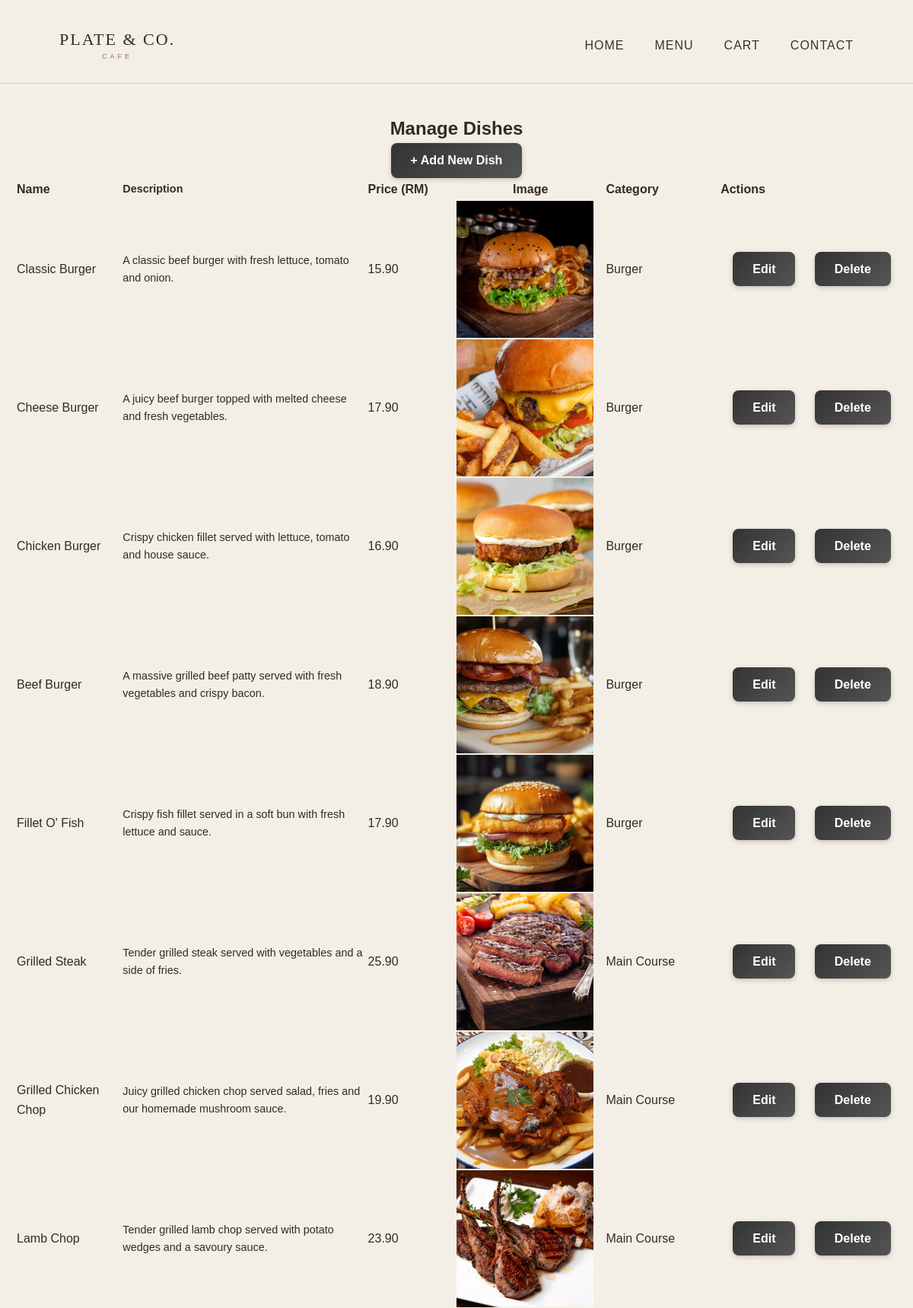
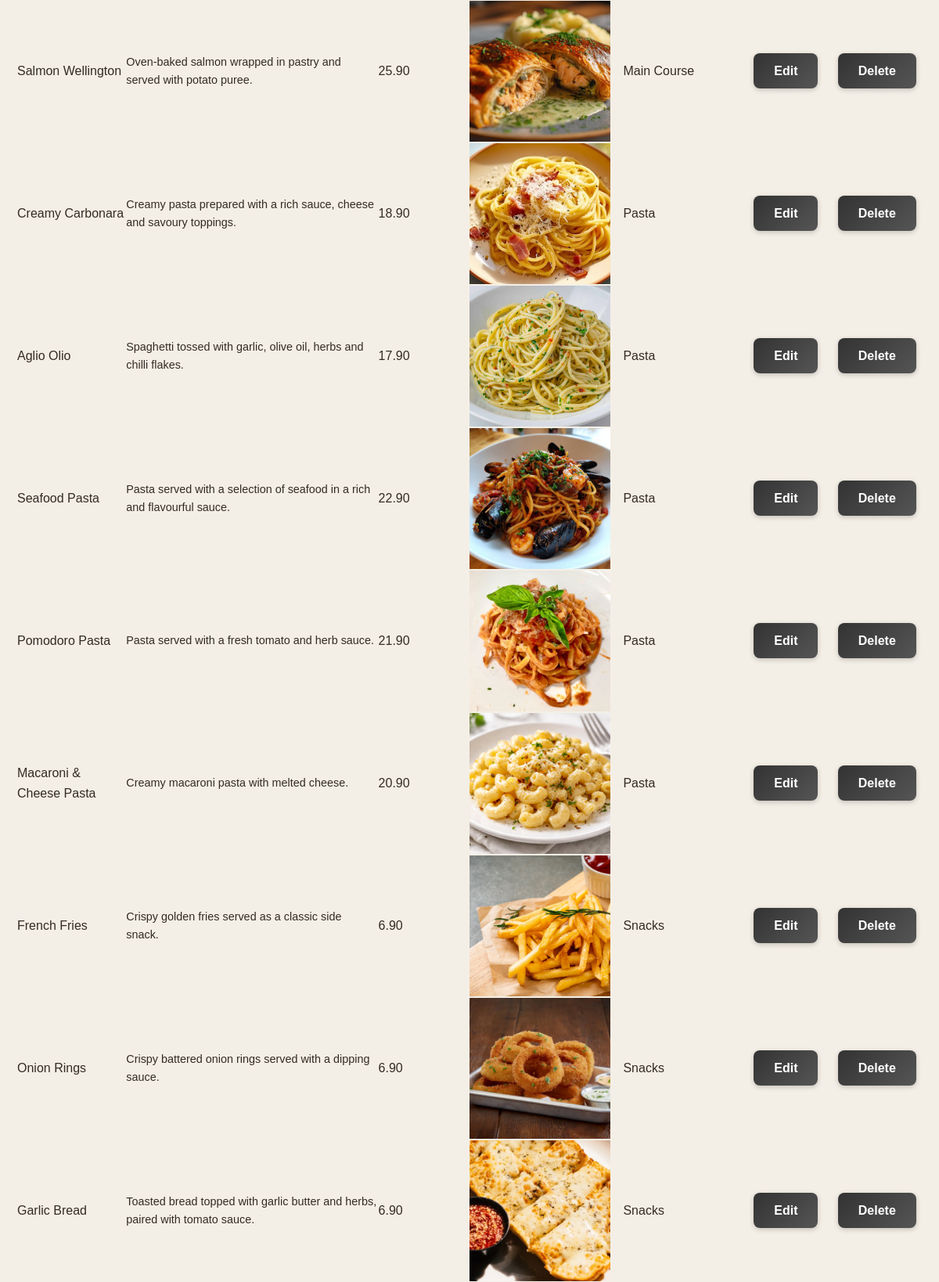
Screenshot of /admin/manage_dishes.php (upper part) with the database file from the repository (2 pictures, top to bottom).
### tables this page shows
CREATE TABLE dishes (
    dish_id INT AUTO_INCREMENT PRIMARY KEY,
    name VARCHAR(100) NOT NULL,
    description TEXT,
    price DECIMAL(6,2) NOT NULL,
    image VARCHAR(255),
    category VARCHAR(50)
);

### admin/manage_dishes.php (the view, shortened to what this page needs)
<?php
$dbHost = 'localhost';
$dbUser = 'root';
$dbPass = '';
$dbName = 'cafe_data';
$port = 3308;
$conn = mysqli_connect($dbHost, $dbUser, $dbPass, $dbName, $port);
$uploadDir = '../images/';
$allowedExtensions = ['png', 'jpg', 'jpeg'];
$maxFileSize = 2 * 1024 * 1024;
$action = $_GET['action'] ?? 'list';
$errors = [];
?>
<!DOCTYPE html>
<html>
<head>
    <link rel="stylesheet" href="../mystyle.css">
</head>
<body>
    <?php include('../includes/header.php'); ?>
    <div id="contentWrapper" class="content">
        <h2>Manage Dishes</h2>
        <?php
        if ($action == 'add') {
            $name = $description = $price = $category = '';
            if ($_SERVER['REQUEST_METHOD'] == 'POST') {
                $name = trim($_POST['name'] ?? '');
                $description = trim($_POST['description'] ?? '');
                $price = trim($_POST['price'] ?? '');
                $category = trim($_POST['category'] ?? '');
                if ($name === '') {
                    $errors['name'] = 'Dish name is required.';
                }
                if ($description === '') {
                    $errors['description'] = 'Description is required.';
                }
                if ($price === '') {
                    $errors['price'] = 'Price is required.';
                } elseif (!preg_match('/^\d+(\.\d{1,2})?$/', $price)) {
                    $errors['price'] = 'Enter a valid price (e.g. 12.90).';
                }
                if ($category === '') {
                    $errors['category'] = 'Category is required.';
                }
                $imagePath = handleImageUpload('image', $uploadDir, $allowedExtensions, $maxFileSize, $errors);
                if (empty($errors)) {
                    $escName = mysqli_real_escape_string($conn, $name);
                    $escDescription = mysqli_real_escape_string($conn, $description);
                    $escPrice = mysqli_real_escape_string($conn, $price);
                    $escImage = mysqli_real_escape_string($conn, $imagePath);
                    $escCategory = mysqli_real_escape_string($conn, $category);
                    $sql = "INSERT INTO dishes (name, description, price, image, category) VALUES ('$escName', '$escDescription', '$escPrice', '$escImage', '$escCategory')";
                    if (mysqli_query($conn, $sql)) {
                        echo '<p>Dish added successfully.</p>';
                    } else {
                        echo '<p>Failed to add dish.</p>';
                    }
                }
            }
            if ($_SERVER['REQUEST_METHOD'] != 'POST' || !empty($errors)) {
                ?>
                <form id="dishForm" action="manage_dishes.php?action=add" method="post" enctype="multipart/form-data">
                    Name<br>
                    <input type="text" id="name" name="name" value="<?php echo htmlspecialchars($name); ?>">
                    <div id="nameError" class="error"><?php echo $errors['name'] ?? ''; ?></div><br>
                    Description<br>
                    <textarea id="description" name="description" rows="4"
                        cols="40"><?php echo htmlspecialchars($description); ?></textarea>
                    <div id="descriptionError" class="error"><?php echo $errors['description'] ?? ''; ?></div><br>
                    Price (RM)<br>
                    <input type="text" id="price" name="price" value="<?php echo htmlspecialchars($price); ?>">
                    <div id="priceError" class="error"><?php echo $errors['price'] ?? ''; ?></div><br>
                    Image (.png, .jpg, .jpeg - max 2MB)<br>
                    <input type="file" id="image" name="image" accept=".png,.jpg,.jpeg">
                    <div id="imageError" class="error"><?php echo $errors['image'] ?? ''; ?></div><br>
                    Category<br>
                    <input type="text" id="category" name="category" value="<?php echo htmlspecialchars($category); ?>">
                    <div id="categoryError" class="error"><?php echo $errors['category'] ?? ''; ?></div><br>
                    <input type="button" value="Add Dish" onclick="validateDishForm()">
                </form>
                <?php
            }
            ?>
            <p><a href='manage_dishes.php'>Back to dish list</a></p>
            <?php
        } else {
            ?>
            <p><a class="add-dish-btn" href="manage_dishes.php?action=add">+ Add New Dish</a></p>
            <?php
            $sql = "SELECT * FROM dishes ORDER BY dish_id ASC";
            $result = mysqli_query($conn, $sql);
            if (!$result || mysqli_num_rows($result) === 0) {
                echo '<p>No dishes found.</p>';
            } else {
                echo "<table id='dishTable'>";
                echo "<tr>";
                echo "<th>Name</th><th>Description</th><th>Price (RM)</th><th>Image</th><th>Category</th><th colspan=2>Actions</th>";
                echo "</tr>";
                while ($row = mysqli_fetch_assoc($result)) {
                    echo "<tr>";
                    echo "<td>" . $row['name'] . "</td>";
                    echo "<td>" . $row['description'] . "</td>";
                    echo "<td>" . $row['price'] . "</td>";
                    echo "<td><img src='../images/" . htmlspecialchars($row['image']) . "' width='180' height='180'></td>";
                    echo "<td>" . $row['category'] . "</td>";
                    echo "<td><a class='action-link' href='manage_dishes.php?action=edit&id=" . $row['dish_id'] . "'>Edit</a></td>";
                    echo "<td><a class='action-link' href='manage_dishes.php?action=delete&id=" . $row['dish_id'] . "'>Delete</a></td>";
                    echo "</tr>";
                }
                echo "</table>";
            }
        }
        ?>
    </div>
</body>
</html>

### includes/header.php (shortened to what this page needs)
<header id="pageHeader">
    <div class="header-inner">
        <a href="/restaurant/" class="brand">
            <div class="brand-text">
                <span class="brand-name">PLATE & CO.</span>
                <span class="brand-subtitle">CAFE</span>
            </div>
        </a>
        <nav class="main-nav">
            <ul>
                <li>
                    <a href="/restaurant/">Home</a>
                </li>
                <li>
                    <a href="/restaurant/menu/menu/">Menu</a>
                </li>
                <li>
                    <a href="/restaurant/cart/cart.php">Cart</a>
                </li>
                <li>
                    <a href="/restaurant/contact/">Contact</a>
                </li>
            </ul>
        </nav>
    </div>
</header>

### mystyle.css (style rules this page uses)
body { margin: 0; font-family: Arial, sans-serif; background-color: #d2c6ac; color: #3B3025; }
#pageHeader { text-align: center; padding: 25px 20px 15px; background-color: #fffaf4; border-bottom: 1px solid #3B3025; position: relative; }
#pageHeader nav ul { list-style-type: none; padding: 0; margin: 0; display: flex; justify-content: center; gap: 40px; }
#pageHeader nav ul li a { text-decoration: none; color: #3B3025; font-size: 16px; }
.content { text-align: center; padding: 40px 20px; }
#dishTable { width: 100%; table-layout: fixed; }
#dishTable th, #dishTable td { vertical-align: middle; }
#dishTable th:nth-child(1), #dishTable td:nth-child(1) { width: 12%; }
#dishTable th:nth-child(2), #dishTable td:nth-child(2) { width: 28%; font-size: 0.9em; white-space: normal; word-wrap: break-word; }
#dishTable th:nth-child(3), #dishTable td:nth-child(3) { width: 10%; }
#dishTable th:nth-child(4), #dishTable td:nth-child(4) { width: 17%; text-align: center; }
#dishTable td:nth-child(4) img { width: 180px; height: 180px; object-fit: cover; }
#dishTable th:nth-child(5), #dishTable td:nth-child(5) { width: 13%; }
#dishTable td:nth-child(6), #dishTable td:nth-child(7) { text-align: center; }
#dishTable .action-link, .add-dish-btn { display: inline-block; padding: 10px 26px; background: linear-gradient(135deg, #333333, #555555); color: white; text-decoration: none; font-weight: bold; border-radius: 8px; box-shadow: 0 2px 6px rgba(0, 0, 0, 0.2); transition: all 0.25s ease; }
#contentWrapper table { width: 100%; text-align: left; }
.action-link { display: inline-block; padding: 6px 14px; margin: 4px; background: linear-gradient(135deg, #333333, #555555); color: white; text-decoration: none; border-radius: 8px; font-weight: bold; transition: all 0.25s ease; }
table th:nth-child(1), table td:nth-child(1), table th:nth-child(2), table td:nth-child(2), table th:nth-child(6), table td:nth-child(6), table th:nth-child(7), table td:nth-child(7) { text-align: left; }
* { margin: 0; padding: 0; box-sizing: border-box; }
html { scroll-behavior: smooth; }
body { font-family: Arial, Helvetica, sans-serif; background-color: #f4efe6; color: #332b22; line-height: 1.6; }
a { text-decoration: none; color: inherit; }
img { max-width: 100%; display: block; }
#pageHeader { width: 100%; height: 110px; background-color: #f4efe6; border-bottom: 1px solid #d8cdbb; position: relative; z-index: 1000; }
.header-inner { width: 90%; max-width: 1400px; height: 100%; margin: 0 auto; display: flex; align-items: center; justify-content: space-between; }
.brand { display: flex; align-items: center; gap: 13px; color: #332b22; text-decoration: none; }
.brand-text { display: flex; flex-direction: column; line-height: 1; }
.brand-name { font-family: Georgia, "Times New Roman", serif; font-size: 22px; letter-spacing: 2px; }
.brand-subtitle { font-size: 9px; letter-spacing: 4px; margin-top: 7px; color: #8b7659; }
.main-nav ul { list-style: none; margin: 0; padding: 0; display: flex; align-items: center; gap: 35px; }
.main-nav > ul > li { position: relative; }
.main-nav a { color: #40372d; font-size: 13px; letter-spacing: 1px; text-transform: uppercase; text-decoration: none; transition: color 0.3s ease; }
.main-nav > ul > li > a { position: relative; padding: 10px 0; }
.main-nav > ul > li > a::after { content: ""; position: absolute; left: 0; bottom: 2px; width: 0; height: 1px; background-color: #a3845c; transition: width 0.3s ease; }

### rows the page displays
dishes: name "Classic Burger", description "A classic beef burger with fresh lettuce, tomato and onion.", price "15.90", image (picture), category "Burger"
dishes: name "Cheese Burger", description "A juicy beef burger topped with melted cheese and fresh vegetables.", price "17.90", image (picture), category "Burger"
dishes: name "Chicken Burger", description "Crispy chicken fillet served with lettuce, tomato and house sauce.", price "16.90", image (picture), category "Burger"
dishes: name "Beef Burger", description "A massive grilled beef patty served with fresh vegetables and crispy bacon.", price "18.90", image (picture), category "Burger"
dishes: name "Fillet O' Fish", description "Crispy fish fillet served in a soft bun with fresh lettuce and sauce.", price "17.90", image (picture), category "Burger"
dishes: name "Grilled Steak", description "Tender grilled steak served with vegetables and a side of fries.", price "25.90", image (picture), category "Main Course"
dishes: name "Grilled Chicken Chop", description "Juicy grilled chicken chop served salad, fries and our homemade mushroom sauce.", price "19.90", image (picture), category "Main Course"
dishes: name "Lamb Chop", description "Tender grilled lamb chop served with potato wedges and a savoury sauce.", price "23.90", image (picture), category "Main Course"
dishes: name "Salmon Wellington", description "Oven-baked salmon wrapped in pastry and served with potato puree.", price "25.90", image (picture), category "Main Course"
dishes: name "Creamy Carbonara", description "Creamy pasta prepared with a rich sauce, cheese and savoury toppings.", price "18.90", image (picture), category "Pasta"
dishes: name "Aglio Olio", description "Spaghetti tossed with garlic, olive oil, herbs and chilli flakes.", price "17.90", image (picture), category "Pasta"
dishes: name "Seafood Pasta", description "Pasta served with a selection of seafood in a rich and flavourful sauce.", price "22.90", image (picture), category "Pasta"
dishes: name "Pomodoro Pasta", description "Pasta served with a fresh tomato and herb sauce.", price "21.90", image (picture), category "Pasta"
dishes: name "Macaroni & Cheese Pasta", description "Creamy macaroni pasta with melted cheese.", price "20.90", image (picture), category "Pasta"
dishes: name "French Fries", description "Crispy golden fries served as a classic side snack.", price "6.90", image (picture), category "Snacks"
dishes: name "Onion Rings", description "Crispy battered onion rings served with a dipping sauce.", price "6.90", image (picture), category "Snacks"
dishes: name "Garlic Bread", description "Toasted bread topped with garlic butter and herbs, paired with tomato sauce.", price "6.90", image (picture), category "Snacks"
